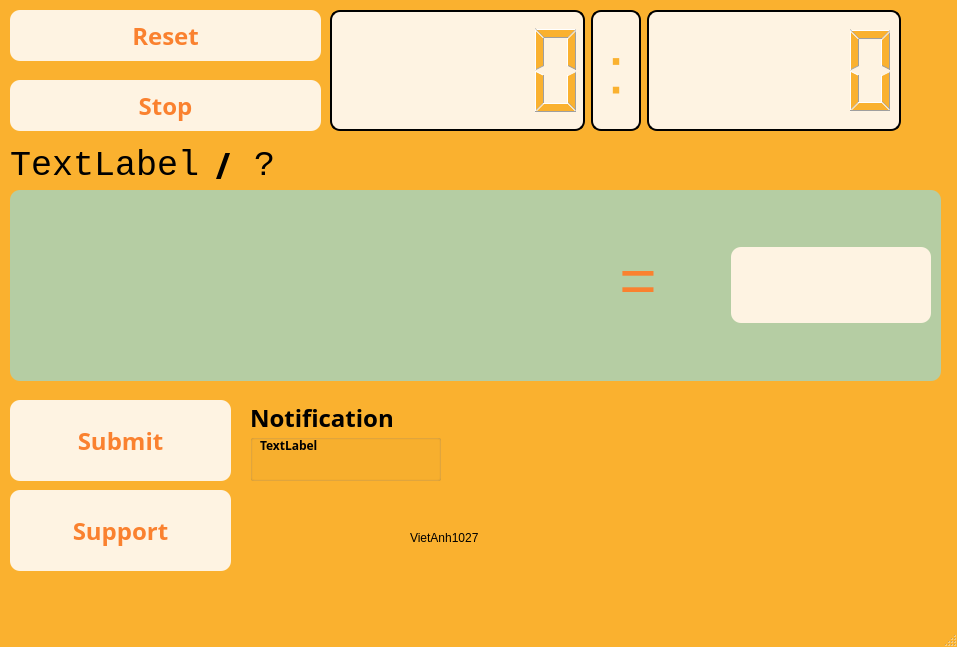
<?xml version="1.0" encoding="UTF-8"?>
<ui version="4.0">
 <class>MainWindow</class>
 <widget class="QMainWindow" name="MainWindow">
  <property name="geometry">
   <rect>
    <x>0</x>
    <y>0</y>
    <width>957</width>
    <height>647</height>
   </rect>
  </property>
  <property name="minimumSize">
   <size>
    <width>957</width>
    <height>647</height>
   </size>
  </property>
  <property name="maximumSize">
   <size>
    <width>1000</width>
    <height>1000</height>
   </size>
  </property>
  <property name="windowTitle">
   <string>MainWindow</string>
  </property>
  <property name="styleSheet">
   <string notr="true">QPushButton{background-color:#FEF3E2; color:#FA812F; border-radius:10px}
QPushButton:hover{background-color:#FA4032}
QPushButton:pressed{background-color:#FEF3E2}
QMainWindow{background-color:#FAB12F}
QLCDNumber{
	background-color: #FEF3E2;
	border: 2px solid black;
	border-radius: 10px;
	color: #FAB12F;
}</string>
  </property>
  <widget class="QWidget" name="centralwidget">
   <widget class="QWidget" name="horizontalLayoutWidget">
    <property name="geometry">
     <rect>
      <x>330</x>
      <y>10</y>
      <width>571</width>
      <height>121</height>
     </rect>
    </property>
    <layout class="QHBoxLayout" name="horizontalLayout">
     <item>
      <widget class="QLCDNumber" name="lcdMinute"/>
     </item>
     <item>
      <widget class="QLabel" name="label">
       <property name="maximumSize">
        <size>
         <width>50</width>
         <height>16777215</height>
        </size>
       </property>
       <property name="font">
        <font>
         <pointsize>50</pointsize>
        </font>
       </property>
       <property name="styleSheet">
        <string notr="true">QLabel{
	background-color: #FEF3E2;;
	border: 2px solid black;
	border-radius: 10px;
	color: #FAB12F;
}</string>
       </property>
       <property name="text">
        <string>:</string>
       </property>
       <property name="alignment">
        <set>Qt::AlignmentFlag::AlignCenter</set>
       </property>
      </widget>
     </item>
     <item>
      <widget class="QLCDNumber" name="lcdSecond"/>
     </item>
    </layout>
   </widget>
   <widget class="QPushButton" name="reset">
    <property name="geometry">
     <rect>
      <x>10</x>
      <y>10</y>
      <width>311</width>
      <height>51</height>
     </rect>
    </property>
    <property name="font">
     <font>
      <family>Arial Rounded MT</family>
      <pointsize>18</pointsize>
      <bold>true</bold>
     </font>
    </property>
    <property name="styleSheet">
     <string notr="true">QPushButton{bordeer-radius:10px}</string>
    </property>
    <property name="text">
     <string>Reset</string>
    </property>
    <property name="shortcut">
     <string>-</string>
    </property>
   </widget>
   <widget class="QPushButton" name="stop">
    <property name="geometry">
     <rect>
      <x>10</x>
      <y>80</y>
      <width>311</width>
      <height>51</height>
     </rect>
    </property>
    <property name="font">
     <font>
      <family>Arial Rounded MT</family>
      <pointsize>18</pointsize>
      <bold>true</bold>
     </font>
    </property>
    <property name="text">
     <string>Stop</string>
    </property>
    <property name="shortcut">
     <string>+</string>
    </property>
   </widget>
   <widget class="QPushButton" name="pushButton">
    <property name="geometry">
     <rect>
      <x>10</x>
      <y>400</y>
      <width>221</width>
      <height>81</height>
     </rect>
    </property>
    <property name="font">
     <font>
      <family>Arial Rounded MT</family>
      <pointsize>18</pointsize>
      <bold>true</bold>
     </font>
    </property>
    <property name="statusTip">
     <string>Shortcut: Enter</string>
    </property>
    <property name="text">
     <string>Submit</string>
    </property>
    <property name="shortcut">
     <string>Enter</string>
    </property>
   </widget>
   <widget class="QGroupBox" name="groupBox">
    <property name="geometry">
     <rect>
      <x>250</x>
      <y>400</y>
      <width>191</width>
      <height>81</height>
     </rect>
    </property>
    <property name="font">
     <font>
      <family>Arial Rounded MT</family>
      <pointsize>18</pointsize>
      <bold>true</bold>
     </font>
    </property>
    <property name="title">
     <string>Notification</string>
    </property>
    <widget class="QLabel" name="notify">
     <property name="geometry">
      <rect>
       <x>10</x>
       <y>20</y>
       <width>171</width>
       <height>51</height>
      </rect>
     </property>
     <property name="font">
      <font>
       <family>Arial Rounded MT</family>
       <pointsize>9</pointsize>
       <bold>true</bold>
      </font>
     </property>
     <property name="text">
      <string>TextLabel</string>
     </property>
    </widget>
   </widget>
   <widget class="QLabel" name="label_2">
    <property name="geometry">
     <rect>
      <x>510</x>
      <y>400</y>
      <width>421</width>
      <height>191</height>
     </rect>
    </property>
    <property name="text">
     <string/>
    </property>
    <property name="pixmap">
     <pixmap>../source/thinking-removebg-preview.png</pixmap>
    </property>
    <property name="scaledContents">
     <bool>true</bool>
    </property>
   </widget>
   <widget class="QLabel" name="credit">
    <property name="geometry">
     <rect>
      <x>410</x>
      <y>530</y>
      <width>71</width>
      <height>16</height>
     </rect>
    </property>
    <property name="text">
     <string>VietAnh1027</string>
    </property>
   </widget>
   <widget class="QPushButton" name="pushButton_2">
    <property name="geometry">
     <rect>
      <x>10</x>
      <y>490</y>
      <width>221</width>
      <height>81</height>
     </rect>
    </property>
    <property name="font">
     <font>
      <family>Arial Rounded MT</family>
      <pointsize>18</pointsize>
      <bold>true</bold>
     </font>
    </property>
    <property name="statusTip">
     <string>Shortcut: .</string>
    </property>
    <property name="text">
     <string>Support</string>
    </property>
    <property name="shortcut">
     <string>.</string>
    </property>
   </widget>
   <widget class="QWidget" name="horizontalLayoutWidget_3">
    <property name="geometry">
     <rect>
      <x>10</x>
      <y>130</y>
      <width>272</width>
      <height>71</height>
     </rect>
    </property>
    <layout class="QHBoxLayout" name="horizontalLayout_3">
     <item>
      <widget class="QLabel" name="eachNum">
       <property name="font">
        <font>
         <family>Consolas</family>
         <pointsize>26</pointsize>
        </font>
       </property>
       <property name="text">
        <string>TextLabel</string>
       </property>
       <property name="alignment">
        <set>Qt::AlignmentFlag::AlignCenter</set>
       </property>
      </widget>
     </item>
     <item>
      <widget class="QLabel" name="label_5">
       <property name="font">
        <font>
         <family>Arial Rounded MT</family>
         <pointsize>26</pointsize>
         <bold>true</bold>
        </font>
       </property>
       <property name="text">
        <string>/</string>
       </property>
       <property name="alignment">
        <set>Qt::AlignmentFlag::AlignCenter</set>
       </property>
      </widget>
     </item>
     <item>
      <widget class="QLabel" name="fullNum">
       <property name="font">
        <font>
         <family>Consolas</family>
         <pointsize>26</pointsize>
        </font>
       </property>
       <property name="text">
        <string>?</string>
       </property>
       <property name="alignment">
        <set>Qt::AlignmentFlag::AlignCenter</set>
       </property>
      </widget>
     </item>
    </layout>
   </widget>
   <widget class="QFrame" name="frame">
    <property name="geometry">
     <rect>
      <x>10</x>
      <y>190</y>
      <width>931</width>
      <height>191</height>
     </rect>
    </property>
    <property name="font">
     <font>
      <family>Arial Rounded MT</family>
      <pointsize>18</pointsize>
      <bold>true</bold>
     </font>
    </property>
    <property name="styleSheet">
     <string notr="true">QFrame{background-color:#B5CDA3; color:#FA812F; border-radius:10px}</string>
    </property>
    <property name="frameShape">
     <enum>QFrame::Shape::StyledPanel</enum>
    </property>
    <property name="frameShadow">
     <enum>QFrame::Shadow::Raised</enum>
    </property>
    <widget class="QWidget" name="horizontalLayoutWidget_2">
     <property name="geometry">
      <rect>
       <x>0</x>
       <y>10</y>
       <width>921</width>
       <height>171</height>
      </rect>
     </property>
     <layout class="QHBoxLayout" name="horizontalLayout_2">
      <item>
       <widget class="QLabel" name="firstNumber">
        <property name="font">
         <font>
          <family>Consolas</family>
          <pointsize>48</pointsize>
         </font>
        </property>
        <property name="text">
         <string/>
        </property>
        <property name="alignment">
         <set>Qt::AlignmentFlag::AlignCenter</set>
        </property>
       </widget>
      </item>
      <item>
       <widget class="QLabel" name="operation">
        <property name="font">
         <font>
          <family>Consolas</family>
          <pointsize>48</pointsize>
         </font>
        </property>
        <property name="text">
         <string/>
        </property>
        <property name="alignment">
         <set>Qt::AlignmentFlag::AlignCenter</set>
        </property>
       </widget>
      </item>
      <item>
       <widget class="QLabel" name="secondNumber">
        <property name="font">
         <font>
          <family>Consolas</family>
          <pointsize>48</pointsize>
         </font>
        </property>
        <property name="text">
         <string/>
        </property>
        <property name="alignment">
         <set>Qt::AlignmentFlag::AlignCenter</set>
        </property>
       </widget>
      </item>
      <item>
       <widget class="QLabel" name="equal">
        <property name="font">
         <font>
          <family>Consolas</family>
          <pointsize>48</pointsize>
         </font>
        </property>
        <property name="text">
         <string>=</string>
        </property>
        <property name="alignment">
         <set>Qt::AlignmentFlag::AlignCenter</set>
        </property>
       </widget>
      </item>
      <item>
       <widget class="QLineEdit" name="lineAnswer">
        <property name="maximumSize">
         <size>
          <width>200</width>
          <height>16777215</height>
         </size>
        </property>
        <property name="font">
         <font>
          <family>Consolas</family>
          <pointsize>48</pointsize>
         </font>
        </property>
        <property name="styleSheet">
         <string notr="true">QLineEdit{background-color:#FEF3E2; color:#FA812F; border-radius:10px}</string>
        </property>
       </widget>
      </item>
     </layout>
    </widget>
   </widget>
  </widget>
  <widget class="QMenuBar" name="menubar">
   <property name="geometry">
    <rect>
     <x>0</x>
     <y>0</y>
     <width>957</width>
     <height>33</height>
    </rect>
   </property>
  </widget>
  <widget class="QStatusBar" name="statusbar"/>
 </widget>
 <resources/>
 <connections/>
</ui>
